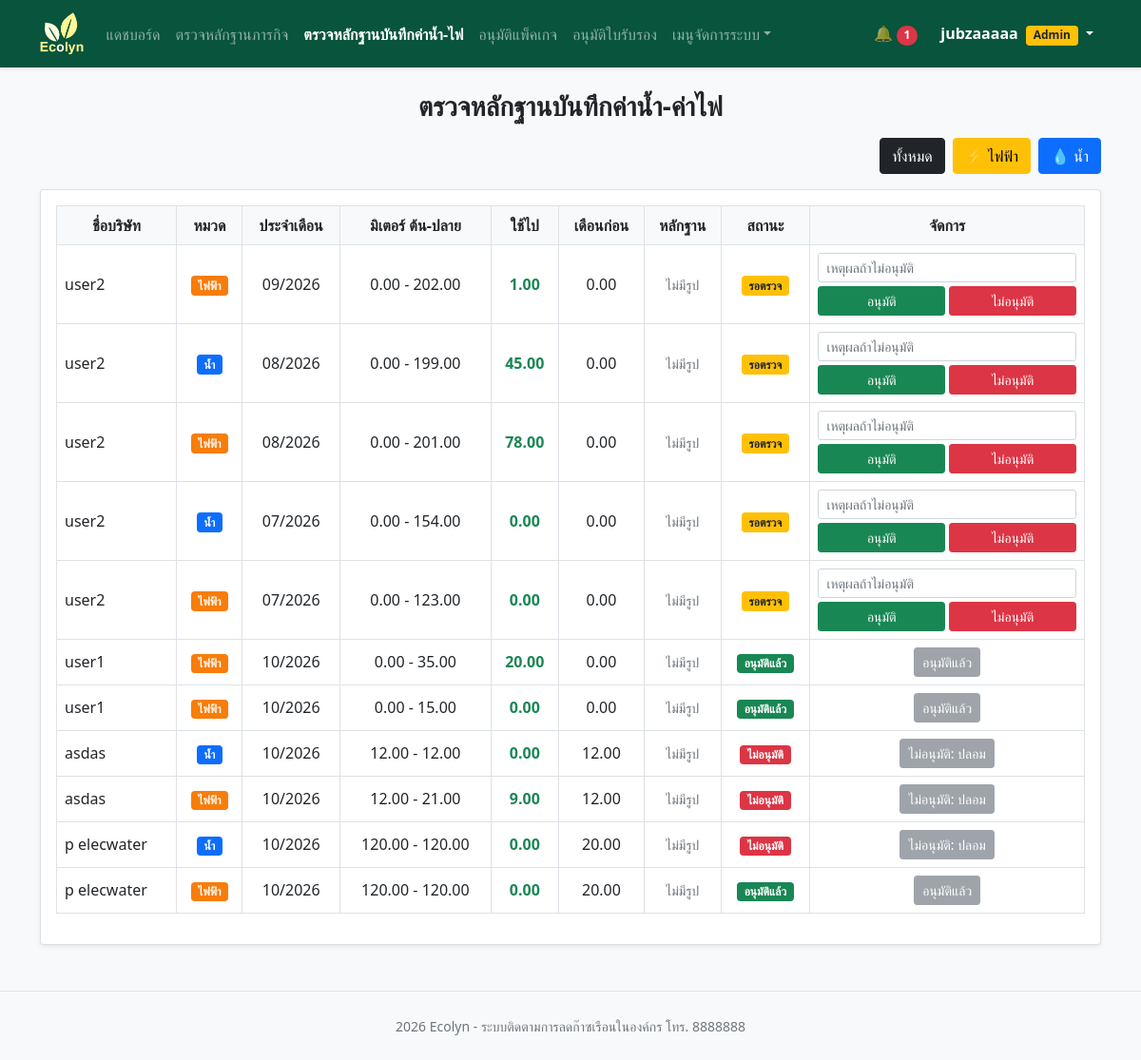
The app's page /admin/utility_review.php (signed in) with its own data.
### tables this page shows
CREATE TABLE `company` (
  `id` int(11) NOT NULL,
  `role_id` int(11) NOT NULL DEFAULT 2,
  `email` varchar(255) NOT NULL,
  `pass` varchar(255) NOT NULL,
  `name` varchar(255) NOT NULL,
  `tel` varchar(13) NOT NULL,
  `status` enum('Y','N') NOT NULL DEFAULT 'Y',
  `create_at` datetime NOT NULL DEFAULT current_timestamp()
);

CREATE TABLE `utility_logs` (
  `id` int(11) NOT NULL,
  `company_id` int(11) NOT NULL,
  `type` enum('elec','water') NOT NULL,
  `meter_start` decimal(10,2) DEFAULT 0.00,
  `meter_read` decimal(10,2) DEFAULT NULL,
  `unit_price` decimal(10,2) DEFAULT 0.00,
  `prev_amount` decimal(10,2) DEFAULT 0.00,
  `amount` decimal(10,2) DEFAULT NULL,
  `cost` decimal(10,2) DEFAULT 0.00,
  `day_elapse` int(11) DEFAULT NULL,
  `save_unit` decimal(10,2) NOT NULL,
  `co2e_save` decimal(10,2) NOT NULL,
  `evidence_url` varchar(255) NOT NULL,
  `note` text DEFAULT NULL,
  `record_date` datetime NOT NULL,
  `create_at` datetime NOT NULL DEFAULT current_timestamp(),
  `evidence_prev_url` varchar(255) DEFAULT NULL,
  `review_status` char(1) NOT NULL DEFAULT 'N',
  `review_note` varchar(255) DEFAULT NULL
);

### admin/utility_review.php (the view, shortened to what this page needs)
<?php
include '../config.php';
$filter = $_GET['type'] ?? '';
if($filter != 'elec' && $filter != 'water') $filter = '';
$where = $filter != '' ? "where type='$filter'" : '';
$cos = [];
$r = mysqli_query($conn, "select * from company");
while($x = mysqli_fetch_assoc($r)) $cos[$x['id']] = $x;
$log_result = mysqli_query($conn, "select * from utility_logs $where order by (review_status='N') desc, record_date desc, id desc");
?>
<!DOCTYPE html>
<html lang="th">
<head>
    <?php include '../navbar.php'; ?>
</head>
<body class="bg-light">
    <div class="container">
        <h3 class="fw-bold mt-3 text-center">ตรวจหลักฐานบันทึกค่าน้ำ-ค่าไฟ</h3>
        <div class="d-flex justify-content-end gap-2 mt-3">
            <a href="utility_review.php" class="btn <?= $filter == '' ? 'btn-dark' : 'btn-dark' ?>">ทั้งหมด</a>
            <a href="utility_review.php?type=elec" class="btn <?= $filter == 'elec' ? 'btn-warning' : 'btn-warning' ?>">⚡ ไฟฟ้า</a>
            <a href="utility_review.php?type=water" class="btn <?= $filter == 'water' ? 'btn-primary' : 'btn-primary' ?>">💧 น้ำ</a>
        </div>
        <div class="card shadow-sm p-3 mt-3">
            <table class="table table-hover table-bordered align-middle">
                <thead class="bg-light">
                    <tr class="text-center">
                        <th>ชื่อบริษัท</th>
                        <th>หมวด</th>
                        <th>ประจำเดือน</th>
                        <th>มิเตอร์ ต้น-ปลาย</th>
                        <th>ใช้ไป</th>
                        <th>เดือนก่อน</th>
                        <th>หลักฐาน</th>
                        <th>สถานะ</th>
                        <th>จัดการ</th>
                    </tr>
                </thead>
                <tbody>
                <?php while($l = mysqli_fetch_assoc($log_result)): ?>
                    <?php $co = $cos[$l['company_id']]; ?>
                    <tr class="text-center">
                        <td class="text-start"><?= $co['name'] ?></td>
                        <td><b class="badge <?= $l['type'] == 'elec' ? 'bg-orange' : 'bg-primary' ?>"><?= $l['type'] == 'elec' ? 'ไฟฟ้า' : 'น้ำ' ?></b></td>
                        <td><?= date('m/Y', strtotime($l['record_date'])) ?></td>
                        <td><?= number_format($l['meter_start'], 2) ?> - <?= number_format($l['meter_read'], 2) ?></td>
                        <td class="text-success fw-bold"><?= number_format($l['amount'], 2) ?></td>
                        <td><?= number_format($l['prev_amount'], 2) ?></td>
                        <td class="text-nowrap">
                            <?php if(empty($l['evidence_url']) && empty($l['evidence_prev_url'])): ?>
                                <span class="text-muted small">ไม่มีรูป</span>
                            <?php endif; ?>
                        </td>
                        <td>
                            <?php if($l['review_status'] == 'Y'): ?>
                                <span class="badge bg-success">อนุมัติแล้ว</span>
                            <?php elseif($l['review_status'] == 'R'): ?>
                                <span class="badge bg-danger">ไม่อนุมัติ</span>
                            <?php else: ?>
                                <span class="badge bg-warning text-dark">รอตรวจ</span>
                            <?php endif; ?>
                        </td>
                        <td>
                            <?php if($l['review_status'] == 'Y'): ?>
                                <button class="btn btn-sm btn-secondary" disabled>อนุมัติแล้ว</button>
                            <?php elseif($l['review_status'] == 'R'): ?>
                                <button class="btn btn-sm btn-secondary" disabled>ไม่อนุมัติ: <?= $l['review_note'] ?></button>
                            <?php else: ?>
                                <form method="post">
                                    <input type="text" name="reason" class="form-control form-control-sm mb-1" placeholder="เหตุผลถ้าไม่อนุมัติ" required onkeydown="if(event.key==='Enter') event.preventDefault()">
                                    <div class="d-flex gap-1">
                                        <button name="action" value="approve" formnovalidate class="btn btn-sm btn-success w-100" onclick="return confirm('ยืนยันอนุมัติหลักฐานนี้ใช่หรือไม่?')">อนุมัติ</button>
                                        <button name="action" value="reject" class="btn btn-sm btn-danger w-100" onclick="return confirm('ยืนยันไม่อนุมัติหลักฐานนี้ใช่หรือไม่?')">ไม่อนุมัติ</button>
                                    </div>
                                </form>
                            <?php endif; ?>
                        </td>
                    </tr>
                <?php endwhile; ?>
                </tbody>
            </table>
        </div>
    </div>
<?php include '../footer.php'; ?>
</body>
</html>

### navbar.php (shortened to what this page needs)
<?php
include 'config.php';
$in_admin = strpos($_SERVER['PHP_SELF'], '/admin/') !== false;
$base = $in_admin ? '../' : '';
$admin = $in_admin ? '' : 'admin/';
$page = basename($_SERVER['PHP_SELF']);
$cid = $_SESSION['company_id'] ?? 0;
$company = null;
$unread = 0;
if($cid){
    $company = mysqli_fetch_assoc(mysqli_query($conn, "select * from company where id=$cid"));
    $unread = mysqli_num_rows(mysqli_query($conn, "select * from noti where recip_id=$cid and is_read=0"));
}
$is_admin = ($company['role_id'] ?? 0) == 1;
$admin_menu = [
    'dashboard.php'=>'แดชบอร์ด',
    'mission_review.php'=>'ตรวจหลักฐานภารกิจ',
    'utility_review.php'=>'ตรวจหลักฐานบันทึกค่าน้ำ-ไฟ',
    'pack_review.php'=>'อนุมัติแพ็คเกจ',
    'certificate_review.php'=>'อนุมัติใบรับรอง'
    ];
?>
<link rel="stylesheet" href="<?= $base ?>css/bootstrap.min.css">
<nav class="navbar navbar-expand-lg navbar-dark mb-4 shadow-sm bg-green">
    <div class="container">
        <a href="<?= $base ?>index.php" class="navbar-brand">
            <img src="<?= $base ?>img/Logo.png" style="height:45px;">
        </a>
        <div class="collapse navbar-collapse bg" id="navMenu">
            <ul class="navbar-nav me-auto">
                <?php if($is_admin): ?>
                    <?php foreach($admin_menu as $file => $label): ?>
                        <li class="nav-item">
                            <a class="nav-link <?= $page == $file ? 'active fw-bold' : '' ?>" href="<?= $admin . $file ?>"><?= $label ?></a>
                        </li>
                    <?php endforeach; ?>
                    <li class="nav-item dropdown">
                        <a href="#" class="nav-link dropdown-toggle" data-bs-toggle="dropdown">เมนูจัดการระบบ</a>
                    </li>
                <?php endif; ?>
            </ul>
            <ul class="navbar-nav align-items-center">
                <?php if($company): ?>
                    <li class="nav-item me-2">
                        <a class="nav-link" href="<?= $base ?>noti.php">
                            🔔 <?php if($unread > 0): ?><span class="badge bg-danger rounded-pill"><?= $unread ?></span><?php endif; ?>
                        </a>
                    </li>
                    <li class="nav-item dropdown">
                        <a class="nav-link dropdown-toggle text-white fw-bold" href="#" data-bs-toggle="dropdown">
                            <?= $company['name'] ?>
                            <?php if($is_admin): ?><span class="badge bg-warning text-dark ms-1">Admin</span><?php endif; ?>
                        </a>
                    </li>
                <?php endif; ?>
            </ul>
        </div>
    </div>
</nav>

### navbar.php (style rules this page uses)
.bg-green { background-color: #08543c; }
.bg-orange { background: #f87d09; }

### admin/utility_review.php (style rules this page uses)
.bg-orange { background: #f87d09; }

### records on screen
company: name "jubzaaaaa"
utility_logs: company.name "user2", type "ไฟฟ้า", record_date "09/2026", meter_start "0.00", meter_read "202.00", amount "1.00", prev_amount "0.00", evidence_url "ไม่มีรูป", review_status "รอตรวจ"
utility_logs: company.name "user2", type "น้ำ", record_date "08/2026", meter_start "0.00", meter_read "199.00", amount "45.00", prev_amount "0.00", evidence_url "ไม่มีรูป", review_status "รอตรวจ"
utility_logs: company.name "user2", type "ไฟฟ้า", record_date "08/2026", meter_start "0.00", meter_read "201.00", amount "78.00", prev_amount "0.00", evidence_url "ไม่มีรูป", review_status "รอตรวจ"
utility_logs: company.name "user2", type "น้ำ", record_date "07/2026", meter_start "0.00", meter_read "154.00", amount "0.00", prev_amount "0.00", evidence_url "ไม่มีรูป", review_status "รอตรวจ"
utility_logs: company.name "user2", type "ไฟฟ้า", record_date "07/2026", meter_start "0.00", meter_read "123.00", amount "0.00", prev_amount "0.00", evidence_url "ไม่มีรูป", review_status "รอตรวจ"
utility_logs: company.name "user1", type "ไฟฟ้า", record_date "10/2026", meter_start "0.00", meter_read "35.00", amount "20.00", prev_amount "0.00", evidence_url "ไม่มีรูป", review_status "อนุมัติแล้ว"
utility_logs: company.name "user1", type "ไฟฟ้า", record_date "10/2026", meter_start "0.00", meter_read "15.00", amount "0.00", prev_amount "0.00", evidence_url "ไม่มีรูป", review_status "อนุมัติแล้ว"
utility_logs: company.name "asdas", type "น้ำ", record_date "10/2026", meter_start "12.00", meter_read "12.00", amount "0.00", prev_amount "12.00", evidence_url "ไม่มีรูป", review_status "ไม่อนุมัติ", review_note "ปลอม"
utility_logs: company.name "asdas", type "ไฟฟ้า", record_date "10/2026", meter_start "12.00", meter_read "21.00", amount "9.00", prev_amount "12.00", evidence_url "ไม่มีรูป", review_status "ไม่อนุมัติ", review_note "ปลอม"
utility_logs: company.name "p elecwater", type "น้ำ", record_date "10/2026", meter_start "120.00", meter_read "120.00", amount "0.00", prev_amount "20.00", evidence_url "ไม่มีรูป", review_status "ไม่อนุมัติ", review_note "ปลอม"
utility_logs: company.name "p elecwater", type "ไฟฟ้า", record_date "10/2026", meter_start "120.00", meter_read "120.00", amount "0.00", prev_amount "20.00", evidence_url "ไม่มีรูป", review_status "อนุมัติแล้ว"

### other values on screen
$label "แดชบอร์ด"
$label "ตรวจหลักฐานภารกิจ"
$label "ตรวจหลักฐานบันทึกค่าน้ำ-ไฟ"
$label "อนุมัติแพ็คเกจ"
$label "อนุมัติใบรับรอง"
$unread "1"
